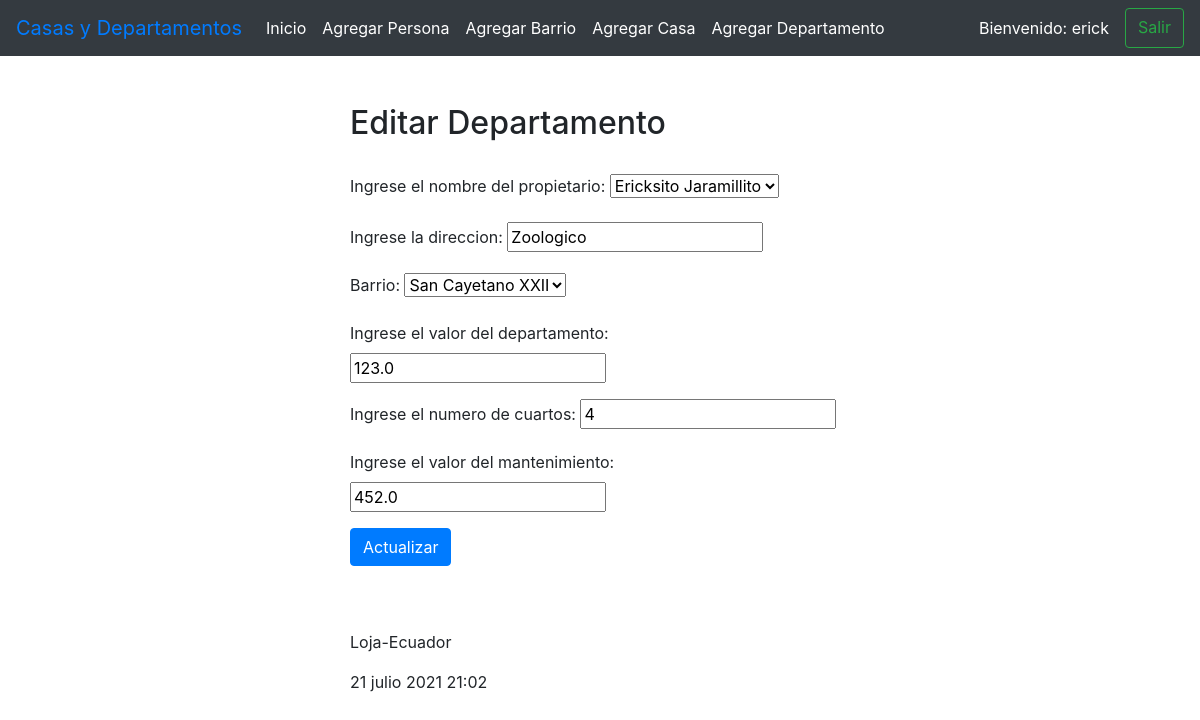
/editar_departamento/1 (signed in), run on the app's committed database.
### administrativo/models.py (models this page shows, shortened)
class Departamento(models.Model):
    propietario = models.ForeignKey(Persona, on_delete=models.CASCADE,
                                    related_name="departamentos")
    direccion = models.CharField(max_length=50)
    barrio = models.ForeignKey(Barrio, on_delete=models.CASCADE,
                               related_name="departamentos")
    valorDepartamento = models.FloatField()
    numCuartos = models.IntegerField()
    valorMantenimiento = models.FloatField()

### administrativo/views.py (the view)
# urls.py: path('editar_departamento/<int:id>', views.editar_departamento,
@login_required(login_url='/entrando/login/')
def editar_departamento(request, id):
    departamento = Departamento.objects.get(pk=id)
    if request.method=='POST':
        formulario = DepartamentoForm(request.POST, instance=departamento)
        print(formulario.errors)
        if formulario.is_valid():
            formulario.save()
            return redirect(ver_departamentos)
    else:
        formulario = DepartamentoForm(instance=departamento)
    diccionario = {'formulario': formulario}
    return render(request, 'editarDepartamento.html', diccionario)

### administrativo/forms.py
class DepartamentoForm(ModelForm):
    class Meta:
        model = Departamento
        fields = ['propietario', 'direccion', 'barrio','valorDepartamento','numCuartos', 'valorMantenimiento']
        labels = {
            'propietario': _('Ingrese el nombre del propietario'),
            'direccion': _('Ingrese la direccion'),
            'valorDepartamento': _('Ingrese el valor del departamento'),
            'numCuartos': _('Ingrese el numero de cuartos'),
            'valorMantenimiento': _('Ingrese el valor del mantenimiento'),
        }

### administrativo/models.py (called while the page is built)
    def __str__(self):
        return "%s %s" % (self.nombres,
                                self.apellidos)

    def __str__(self):
        return "%s %s" % (self.nombreBarrio,
                          self.siglas)

### administrativo/templates/editarDepartamento.html (shortened to what this page needs)
{% extends "master.html" %}
{% block content %}
<div class="mx-auto" style="width: 500px;">
  <br><br>
  <h2>Editar Departamento</h3>
    <br>
    <form action="" method="post">
      {{formulario.as_p}}
      <p><input class="btn btn-primary" type='submit' value='Actualizar'/></p>
    </form>
</div>
{% endblock %}

### administrativo/templates/master.html (shortened to what this page needs)
<!DOCTYPE html>
<html>
  <head>
    {% load static %}
    <link rel="stylesheet" type="text/css" href="https://cdn.datatables.net/1.10.25/css/jquery.dataTables.min.css">
    <link rel="stylesheet" href="https://cdn.jsdelivr.net/npm/bootstrap@4.6.0/dist/css/bootstrap.min.css">
  </head>
  <body>
    {% load socialaccount %}
    {% load account %}
  <header>
    <nav class="navbar navbar-expand-lg bg-dark">
      <a class="navbar-brand" href="{% url 'index' %}">Casas y Departamentos</a>
      <div class="collapse navbar-collapse" id="navbarScroll">
        <ul class="navbar-nav mr-auto my-2 my-lg-0 navbar-nav-scroll" style="max-height: 100px;">
          <li class="nav-item active">
            <a class="nav-link text-white bg-dark" href="{% url 'index' %}">Inicio</a>
          </li>
          <li class="nav-item active">
            <a class="nav-link text-white bg-dark" href="{% url 'crear_persona' %}">Agregar Persona</a>
          </li>
          <li class="nav-item">
            <a class="nav-link text-white bg-dark" href="{% url 'crear_barrio' %}" >Agregar Barrio</a>
          </li>
          <li class="nav-item">
            <a class="nav-link text-white bg-dark" href="{% url 'crear_casa' %}">Agregar Casa</a>
          </li>
          <li class="nav-item">
            <a class="nav-link text-white bg-dark" href="{% url 'crear_departamento' %}">Agregar Departamento</a>
          </li>
        </ul>
        <form class="d-flex">
          {% if user.is_authenticated %}
           <span class="nombre_usuario nav-link text-white bg-dark"> Bienvenido: {{user.username}} </span>
        {% endif %}
          {% if user.is_authenticated %}
          <a class="btn btn-outline-success" href="{% url 'logout_view' %}">Salir</a>
          {% else %}
          <li class="d-flex">
            <a class="btn btn-outline-success" href="{% url 'login' %}">Ingresar</a>
          </li>
          {% endif %}
        </form>
      </div>
    </nav>
  </header>
  <section>
      {% block content %}
      {% endblock %}
  </section>
    <footer>
      <br><br>
      <div class="mx-auto" style="width: 500px;">
        <p>Loja-Ecuador</p>
      <p>{% now "j F Y H:i" %}</p>
      </div>
    </footer>
  </body>
</html>

### data on the page
Departamento: propietario "Ericksito Jaramillito", direccion "Zoologico", barrio "San Cayetano XXII", valorDepartamento "123.0", numCuartos "4", valorMantenimiento "452.0"

### other printed values
{{ user.username }} "erick"
